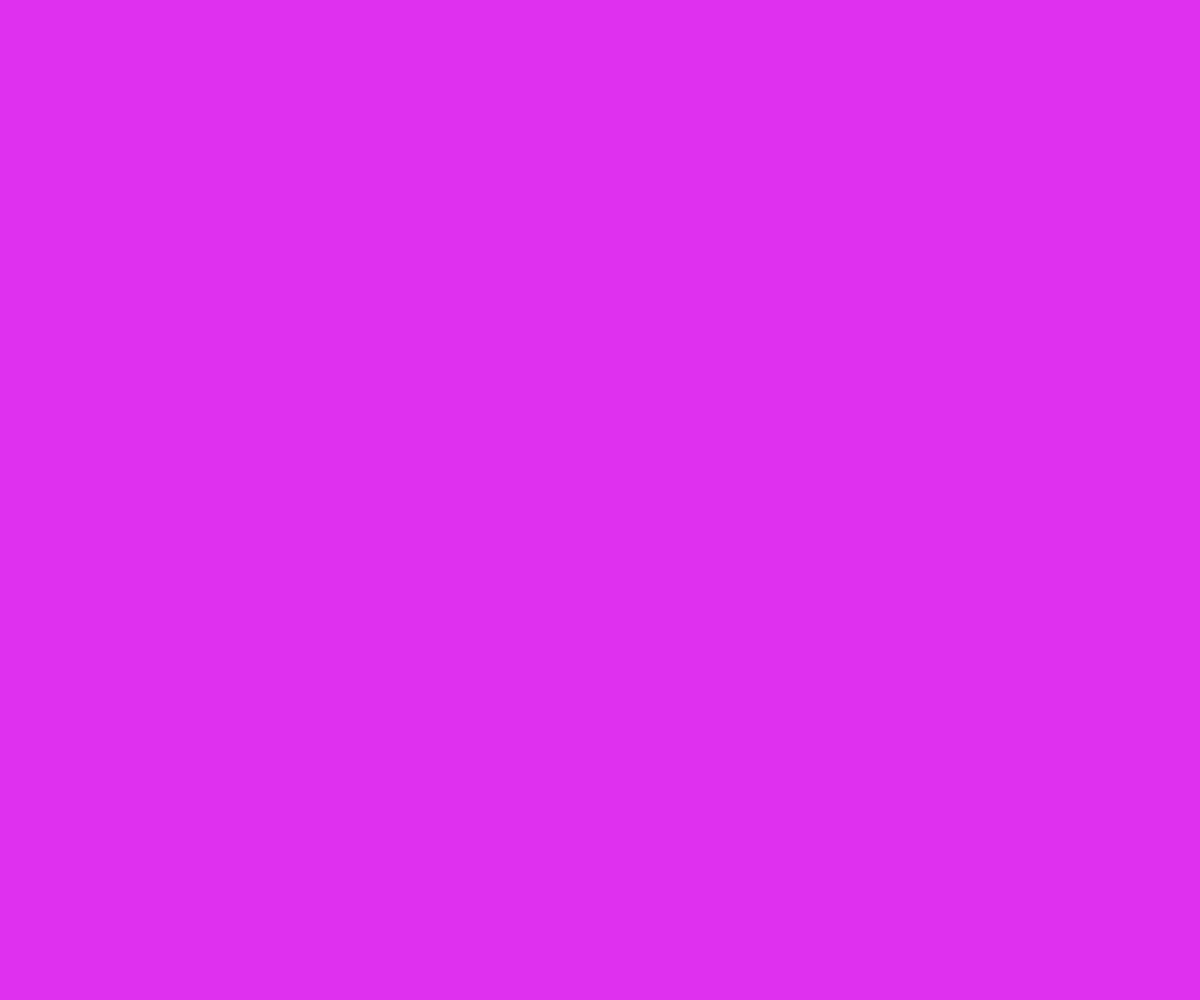
Frame 1 (no input)
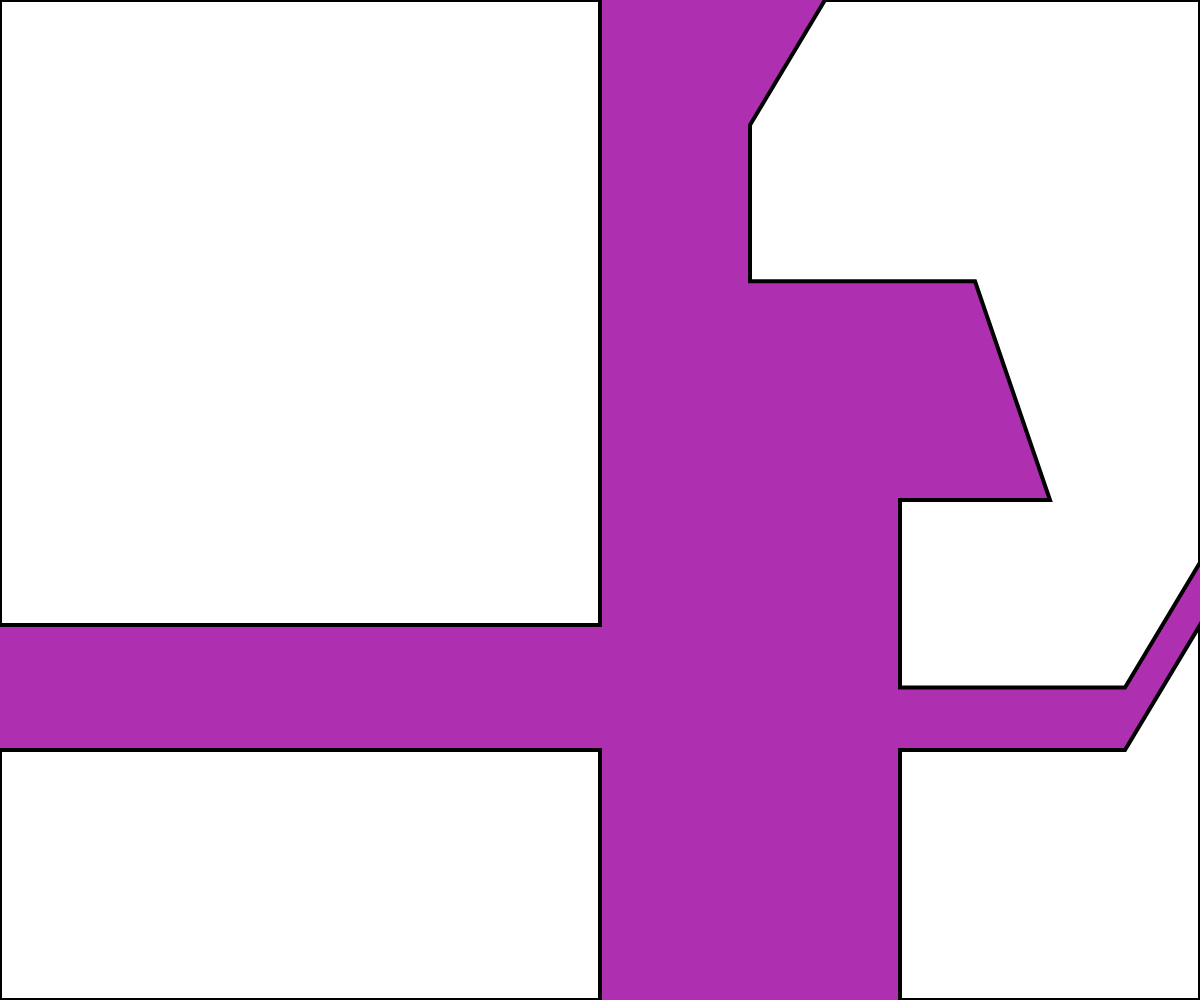
Frame 60 (no input)
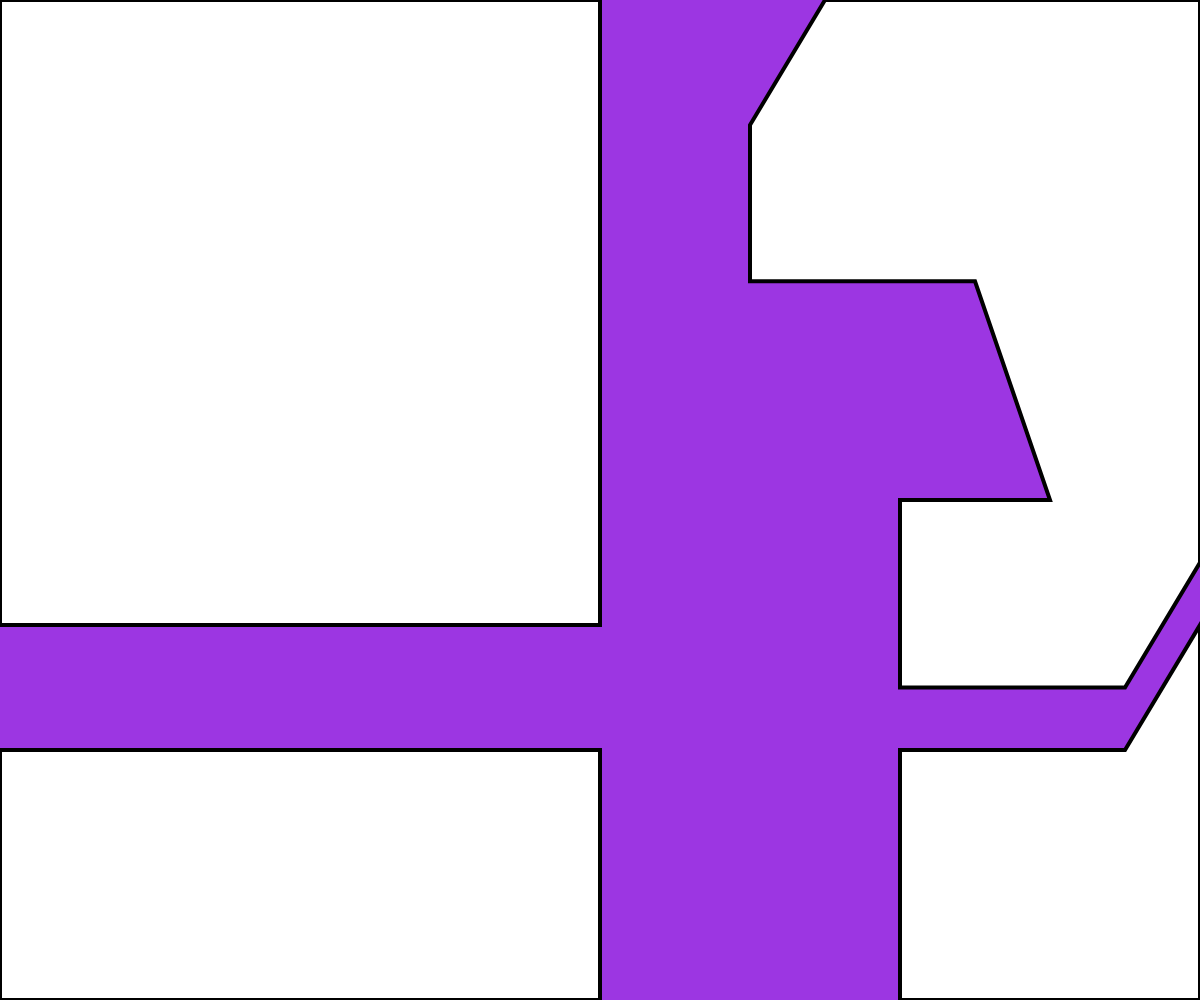
Frame 120 (the mouse pressed at the canvas centre since frame 60)

The p5.js sketch that drew these frames (run headless with seeded random() and noise() and a simulated clock; from frame 60 on, the mouse is pressed at the canvas centre):

// p5.js sketch
// ── sketch.js
function setup() {
  createCanvas(windowWidth,windowHeight);
  background(random(150,250),random(45,65),random(220,244));
}
function draw() {

  if (frameCount % 30 == 0){
   background(random(150,250),random(45,65),random(150,250));

  }
  if (frameCount % 2 == 0){
  gamePath();
}
 }

function gamePath(){
  fill(255);
  strokeWeight(4);
  // push();
  //   translate(0,windowHeight);
      beginShape();
        vertex(0,windowHeight);
        vertex(0,3*windowHeight/4);
        vertex(windowWidth/2,3*windowHeight/4);
        vertex(windowWidth/2,windowHeight);
      endShape(CLOSE);
      beginShape();
        vertex(0,0);
        vertex(0,5*windowHeight/8);
        vertex(windowWidth/2,5*windowHeight/8);
        vertex(windowWidth/2,0);
      endShape(CLOSE);
      beginShape();
        vertex(windowWidth,windowHeight);
        vertex(3*windowWidth/4,windowHeight);
        vertex(3*windowWidth/4,3*windowHeight/4);
        vertex(15*windowWidth/16,3*windowHeight/4);
        vertex(windowWidth,5*windowHeight/8);
      endShape(CLOSE);
      beginShape();
        vertex(windowWidth,0);
        vertex(windowWidth,9*windowHeight/16);
        vertex(15*windowWidth/16,11*windowHeight/16);
        vertex(3*windowWidth/4,11*windowHeight/16);
        vertex(3*windowWidth/4,windowHeight/2);
        vertex(7*windowWidth/8,windowHeight/2);
        vertex(13*windowWidth/16,9*windowHeight/32);
        vertex(5*windowWidth/8,9*windowHeight/32);
        vertex(5*windowWidth/8,windowHeight/8);
        vertex(11*windowWidth/16,0);
      endShape(CLOSE);
  // pop();
}

//  function wheresMyMouse(){
// push();
// translate(0,windowHeight);
//   strokeWeight(1);
//   fill(255);
//   rect(3*windowWidth/4+30,50,300,100);
//   fill(0);
//   scale(5.0);
//   text(mouseX +',' + mouseY,3*windowWidth/20+10,24);
//   scale(0.2);
//   pop();
//
// }
